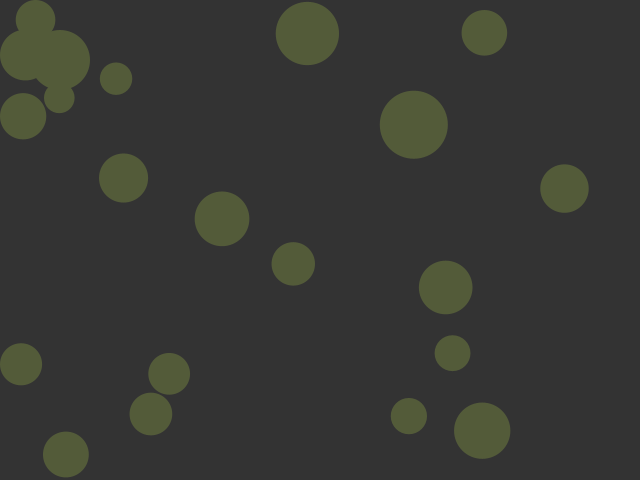
Frame 1 (no input)
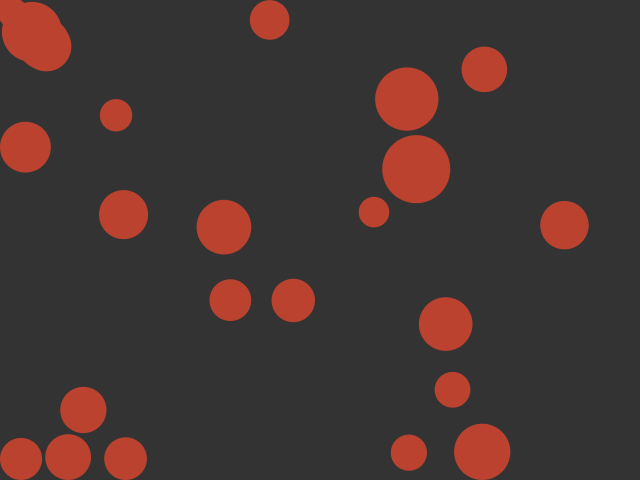
Frame 60 (the mouse pressed at the canvas centre just before this capture)
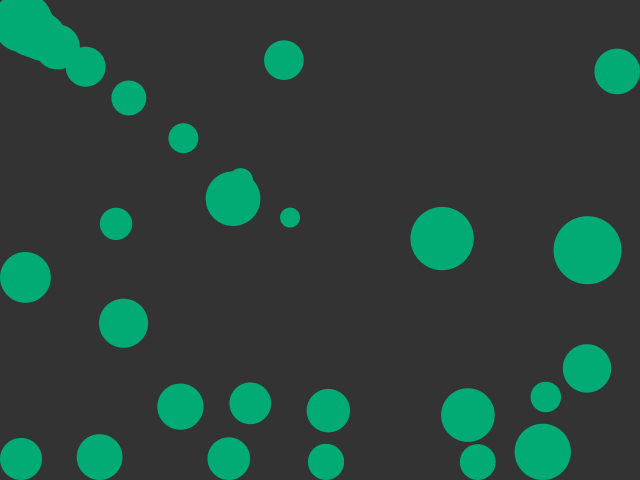
Frame 120 (the mouse held since frame 60 and released just before this capture)

The Processing sketch that drew these frames (run headless with seeded random() and noise(); from frame 60 on, the mouse is pressed at the canvas centre):

// Processing sketch: processing_122523
// ── processing_122523.pde

Tent tip;
Tent body1;
Tent body2;
Tent body3;
Tent body4;
Tent body5;
Tent body6;
Tent body7;
Tent body8;
Tent body9;
Tent body10;
Tent body11;
Tent body12;
Tent body13;
Tent body14;
Tent body15;
Tent body16;
float x; 
float y;
int numBalls = 20;
Ball[] balls = new Ball[numBalls];
float spring = 0.8;
float gravity = 0.02;
float friction = -0.;


 
void setup() {
  size(640, 480);
  noStroke(); 
tip= new Tent();
tip.x=60;
tip.y=60;
tip.w=20;
tip.h=20;
body1= new Tent();
body1.x=60;
body1.y=60;
body1.w=25;
body1.h=25;
body2= new Tent();
body2.x=60;
body2.y=60;
body2.w=30;
body2.h=30;
body3= new Tent();
body3.x=60;
body3.y=60;
body3.w=35;
body3.h=35;
body4= new Tent();
body4.x=60;
body4.y=60;
body4.w=40;
body4.h=40;
body5= new Tent();
body5.x=60;
body5.y=60;
body5.w=45;
body5.h=45;
body6= new Tent();
body6.x=60;
body6.y=60;
body6.w=47.5;
body6.h=47.5;
body7= new Tent();
body7.x=60;
body7.y=60;
body7.w=50;
body7.h=50;
body8= new Tent();
body8.x=60;
body8.y=60;
body8.w=52.5;
body8.h=52.5;
body9= new Tent();
body9.x=60;
body9.y=60;
body9.w=60;
body9.h=60;
body10= new Tent();

 for (int i = 0; i < numBalls; i++) {
    balls[i] = new Ball(random(width), random(height), random(30, 70), i, balls);
  }

}
 

 
 class Ball {
   
  float x, y;
  float diameter;
  float vx = 0;
  float vy = 0;
  int id;
  Ball[] others;
  
  Ball(float xin, float yin, float din, int idin, Ball[] oin) {
    x = xin;
    y = yin;
    diameter = din;
    id = idin;
    others = oin;
  }
   
  void collide() {
    for (int i = id + 1; i < numBalls; i++) {
      float dx = others[i].x - x;
      float dy = others[i].y - y;
      float distance = sqrt(dx*dx + dy*dy);
      float minDist = others[i].diameter/2 + diameter/2;
      if (distance < minDist) {
        float angle = atan2(dy, dx);
        float targetX = x + cos(angle) * minDist;
        float targetY = y + sin(angle) * minDist;
        float ax = (targetX - others[i].x) * spring;
        float ay = (targetY - others[i].y) * spring;
        vx -= ax;
        vy -= ay;
        others[i].vx += ax;
        others[i].vy += ay;
      }
    }  
  }
   
  void move() {
    vy += gravity;
    x += vx;
    y += vy;
    if (x + diameter/2 > width) {
      x = width - diameter/2;
      vx *= friction;
    }
    else if (x - diameter/2 < 0) {
      x = diameter/2;
      vx *= friction;
    }
    if (y + diameter/2 > height) {
      y = height - diameter/2;
      vy *= friction;
    }
    else if (y - diameter/2 < 0) {
      y = diameter/2;
      vy *= friction;
    }
  }
   
  void display() {
    ellipse(x, y, diameter, diameter);
  }
}
 /*
void dragSegment(int i, float xin, float yin) {
  float dx = xin - x[i];
  float dy = yin - y[i];
  float angle = atan2(dy, dx); 
  x[i] = xin - cos(angle) * segLength;
  y[i] = yin - sin(angle) * segLength;
  segment(x[i], y[i], angle);
}
 
void segment(float x, float y, float a) {
  pushMatrix();
  translate(x, y);
  rotate(a);
  line(0, 0, segLength, 0);
  popMatrix();
}

 */
 
 
void draw() {
  background(51);
  fill(random(225),random(225),random(225));
  tip.render();
  tip.ease();
  tip.ytarget=mouseY;
  tip.xtarget=mouseX;
  tip.ease2();
  tip.y2target=(body1.y*590)/600;
  tip.x2target=(body1.x*590)/600;
  body1.render();
  body1.ease();
  body1.ytarget=(tip.y*590)/600;
  body1.xtarget=(tip.x*590)/600;
  body1.ease2();
  body1.y2target=(body2.y*590)/600;
  body1.x2target=(body2.x*590)/600;
  body2.render();
  body2.ease();
  body2.ytarget=(body1.y*590)/600;
  body2.xtarget=(body1.x*590)/600;
  body2.ease2();
  body2.y2target=(body3.y*590)/600;
  body2.x2target=(body3.x*590)/600;
  body3.render();
  body3.ease();
  body3.ytarget=(body2.y*590)/600;
  body3.xtarget=(body2.x*590)/600;
  body3.ease2();
  body3.y2target=(body4.y*590)/600;
  body3.x2target=(body4.x*590)/600;
  body4.render();
  body4.ease();
  body4.ytarget=(body3.y*590)/600;
  body4.xtarget=(body3.x*590)/600;
  body4.ease2();
  body4.y2target=(body5.y*590)/600;
  body4.x2target=(body5.x*590)/600;
  body5.render();
  body5.ease();
  body5.ytarget=(body4.y*590)/600;
  body5.xtarget=(body4.x*590)/600;
  body5.ease2();
  body5.y2target=(body6.y*590)/600;
  body5.x2target=(body6.x*590)/600;
  body6.render();
  body6.ease();
  body6.ytarget=(body5.y*590)/600;
  body6.xtarget=(body5.x*590)/600;
  body6.ease2();
  body6.y2target=(body7.y*590)/600;
  body6.x2target=(body7.x*590)/600;
  body7.render();
  body7.ease();
  body7.ytarget=(body6.y*590)/600;
  body7.xtarget=(body6.x*590)/600;
  body7.ease2();
  body7.y2target=(body8.y*590)/600;
  body7.x2target=(body8.x*590)/600;
  body8.render();
  body8.ease();
  body8.ytarget=(body7.y*590)/600;
  body8.xtarget=(body7.x*590)/600;
  body8.ease2();
  body8.y2target=(body9.y*590)/600;
  body8.x2target=(body9.x*590)/600;
  body9.render();
  body9.ease();
  body9.ytarget=(body8.y*590)/600;
  body9.xtarget=(body8.x*590)/600;
  body9.ease2();
  body9.y2target=(body10.y*590)/600;
  body9.x2target=(body10.x*590)/600;
  
  for (int i = 0; i < numBalls; i++) {
    balls[i].collide();
    balls[i].move();
    balls[i].display();
  }

   
  if (tip.isOverlappingMouse() == true)
  {
    tip.x-=5;
    tip.y-=5;
  }
 
 
  }
   
  class Tent
{
float x;
float y;
float w;
float h;
float easing = 0.08;
float xtarget;
float ytarget;
float x2target;
float y2target;
float easing2= 0.03;
float rotation = 0.0;
float s = 1.0;
 
 
void ease()
{
  float targetX = xtarget;
  float dx = targetX - x;
  if(abs(dx) > 1) {
    x += dx * easing;
  }
   
  float targetY = ytarget;
  float dy = targetY - y;
  if(abs(dy) > 1) {
    y += dy * easing;
     
    
  }
}
void ease2()
{
  float targetX2 = x2target;
  float dx2 = targetX2 - x;
  if(abs(dx2) > 1) {
    x += dx2 * easing2;
  }
   
  float targetY2 = y2target;
  float dy2 = targetY2 - y;
  if(abs(dy2) > 1) {
    y += dy2 * easing2;
     
    
  }
}
  boolean isOverlappingMouse()
  {
    if (mouseX > (this.x - (this.w * 0.5 * this.s))
      && mouseX < (this.x + (this.w * 0.5 * this.s))
      && mouseY > (this.y - (this.h * 0.5 * this.s))
      && mouseY < (this.y + (this.h * 0.5 * this.s)))
    {
      return true;
    }
    else
    {
      return false;
    }
  }
 

 
 
void render()
{
  ellipse(this.x, this.y, this.w, this.h);
}
 
}
